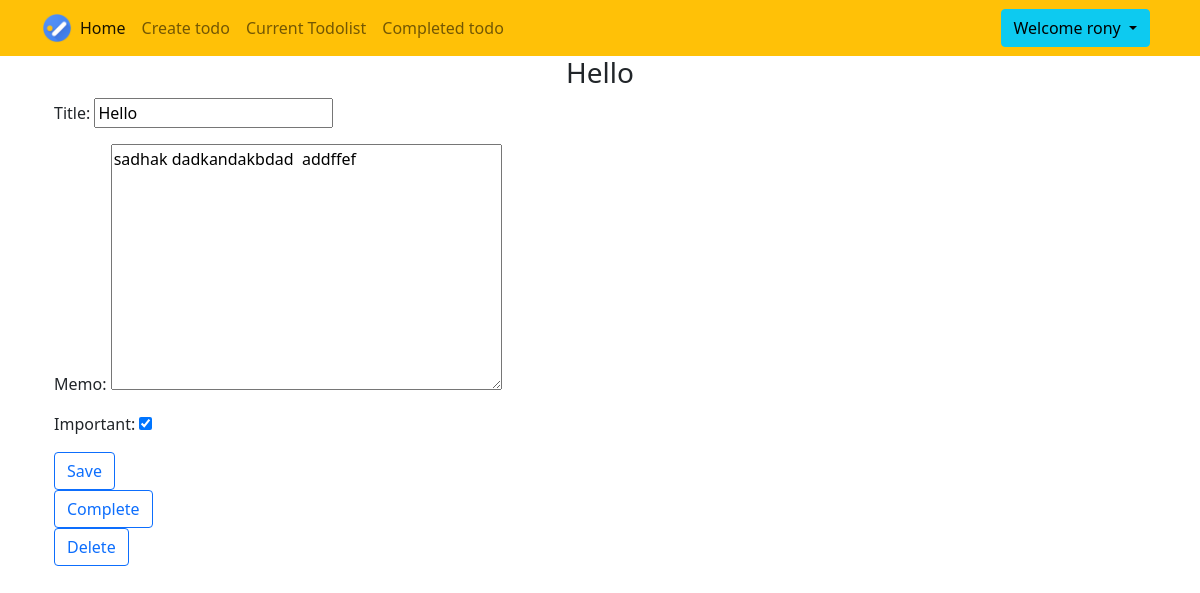
The app's page /todo/9 (signed in) with its own data.
### todo/models.py (models this page shows, shortened)
class Todo(models.Model):
    title=models.CharField(max_length=300)
    memo=models.TextField(blank=True)
    created=models.DateTimeField(auto_now_add=True)
    important=models.BooleanField(default=False)
    datecompleted=models.DateTimeField(null=True,blank=True)
    user=models.ForeignKey(User,on_delete=models.CASCADE)

### todo/views.py (the view, shortened to what this page needs)
# urls.py: path('todo/<int:todo_pk>',views.viewtodo,name='viewtodo'),
@csrf_exempt
@login_required
def viewtodo(request,todo_pk):
    todoview=get_object_or_404(Todo,pk=todo_pk,user=request.user)
    if request.method=='GET':
        form=TodoForm(instance=todoview)
        return render(request,'todo/viewtodo.html',{'todo':todoview,'form':form})

### todo/forms.py
class TodoForm(ModelForm):
    class Meta:
        model = Todo
        fields=['title','memo','important']

### todo/templates/todo/viewtodo.html (shortened to what this page needs)
{% extends 'todo/base.html'%}
{%block content%}
<div class="container">
<h3 class="text-center">{{todo.title}}</h3>
</div>
<div class="container">
<form method="POST">
    {{form.as_p}}
<button class="btn btn-outline-primary" type="submit">Save</button>
</form>
<form method="POST" action="{%url 'completetodo' todo.id %}">
<button class="btn btn-outline-primary" type="submit">Complete</button>
</form>
<form method="POST" action="{%url 'deletetodo' todo.id %}">
<button class="btn btn-outline-primary" type="submit">Delete</button>
</form>
</div>
{%endblock%}

### todo/templates/todo/base.html (shortened to what this page needs)
{% load static %}
<!doctype html>
<html lang="en">
<head>
    <link href="https://cdn.jsdelivr.net/npm/bootstrap@5.0.2/dist/css/bootstrap.min.css" rel="stylesheet"
>
</head>
<body>
    <nav class="navbar navbar-expand-md navbar-light bg-warning">
        <div class="container">
            <img src="{% static 'todo/todo1.png' %}" width="30" height="30" class="d-inline-block align-top"
                alt="Rony's Logo">
            <div class="collapse navbar-collapse" id="navbarSupportedContent">
                {% if user.is_authenticated %}
                <ul class="navbar-nav me-auto mb-2 mb-lg-0">
                    <li class="nav-item">
                        <a class="nav-link active" aria-current="page" href="/">Home</a>
                    </li>
                    <li class="nav-item">
                        <a class="nav-link" href="/create/">Create todo</a>
                    </li>
                    <li class="nav-item">
                        <a class="nav-link" href="/current/">Current Todolist</a>
                    </li>
                    <li class="nav-item">
                        <a class="nav-link" href="/completed/">Completed todo</a>
                    </li>
                </ul>
                <div class="dropdown">
                    <button class="btn btn-info dropdown-toggle mx-2" type="button" id="dropdownMenuButton1"
                        data-bs-toggle="dropdown" aria-expanded="false">
                        Welcome {{user.username}}
                    </button>
                </div>
                {% endif %}
            </div>
        </div>
    </nav>
    <div class="container">
        {%block content%} {%endblock%}
    </div>
</body>
</html>

### records on screen
Todo: title "Hello", memo "sadhak dadkandakbdad addffef", important "☑"

### other values on screen
{{ user.username }} "rony"
